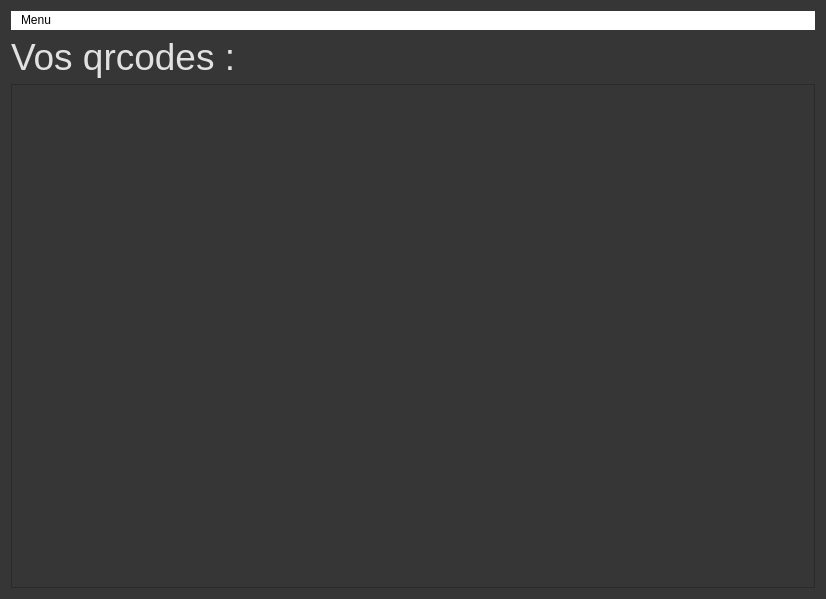
<?xml version="1.0" encoding="UTF-8"?>
<ui version="4.0">
 <class>Dialog</class>
 <widget class="QDialog" name="Dialog">
  <property name="geometry">
   <rect>
    <x>0</x>
    <y>0</y>
    <width>826</width>
    <height>599</height>
   </rect>
  </property>
  <property name="windowTitle">
   <string>QRCode enregistrer</string>
  </property>
  <property name="styleSheet">
   <string notr="true">background-color:rgb(54,54,54)</string>
  </property>
  <layout class="QGridLayout" name="gridLayout">
   <item row="0" column="0">
    <widget class="QMenuBar" name="menubar">
     <property name="styleSheet">
      <string notr="true">background-color:#FFF</string>
     </property>
     <widget class="QMenu" name="menuMenu">
      <property name="title">
       <string>Menu</string>
      </property>
      <addaction name="actionVoir_les_QRcode_enregistrer"/>
      <addaction name="actionGenerate_QRcode"/>
     </widget>
     <addaction name="menuMenu"/>
    </widget>
   </item>
   <item row="1" column="0">
    <widget class="QLabel" name="label">
     <property name="styleSheet">
      <string notr="true">color:rgb(225, 225, 225); font-size:28pt;</string>
     </property>
     <property name="text">
      <string>Vos qrcodes :</string>
     </property>
    </widget>
   </item>
   <item row="2" column="0">
    <widget class="QScrollArea" name="scrollArea">
     <property name="widgetResizable">
      <bool>true</bool>
     </property>
     <widget class="QWidget" name="scrollAreaWidgetContents_2">
      <property name="geometry">
       <rect>
        <x>0</x>
        <y>0</y>
        <width>806</width>
        <height>502</height>
       </rect>
      </property>
      <widget class="QLabel" name="qrcode_left">
       <property name="geometry">
        <rect>
         <x>80</x>
         <y>130</y>
         <width>256</width>
         <height>256</height>
        </rect>
       </property>
       <property name="text">
        <string/>
       </property>
      </widget>
      <widget class="QLabel" name="qrcode_right">
       <property name="geometry">
        <rect>
         <x>470</x>
         <y>130</y>
         <width>256</width>
         <height>256</height>
        </rect>
       </property>
       <property name="text">
        <string/>
       </property>
      </widget>
      <widget class="QLabel" name="url_left">
       <property name="geometry">
        <rect>
         <x>80</x>
         <y>80</y>
         <width>256</width>
         <height>25</height>
        </rect>
       </property>
       <property name="text">
        <string/>
       </property>
      </widget>
      <widget class="QLabel" name="url_right">
       <property name="geometry">
        <rect>
         <x>470</x>
         <y>70</y>
         <width>256</width>
         <height>25</height>
        </rect>
       </property>
       <property name="text">
        <string/>
       </property>
      </widget>
     </widget>
    </widget>
   </item>
  </layout>
  <action name="actionVoir_les_QRcode_enregistrer">
   <property name="text">
    <string>Voir les QRcode enregistrer</string>
   </property>
  </action>
  <action name="actionGenerate_QRcode">
   <property name="text">
    <string>Generate QRcode</string>
   </property>
  </action>
 </widget>
 <resources/>
 <connections/>
</ui>
